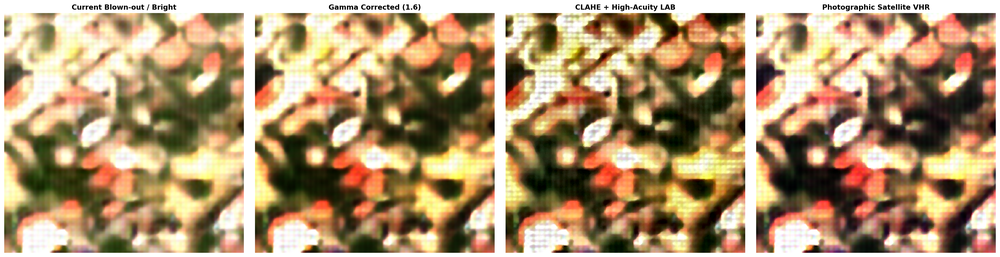
#> input picture scratch/tone_and_clarity_test.png, 1000 x 257 px, shrunk from 4757 x 1222 before the run, found by its file name
$ python inspect_contrast.py   (older library calls are emulated)
#> lines starting #> are read from the running program, lines starting #| are printed output that depends on the picture
from PIL import Image
import numpy as np
import cv2

im = Image.open('scratch/tone_and_clarity_test.png')
#> im is the input picture: PIL image 1000x257 RGBA; mean R, G, B, A 174.1, 148, 112.8, 255
print("Image size:", im.size)
#| Image size: (1000, 257)
arr = np.array(im)
w = arr.shape[1] // 4
#> w = 250
for i, name in enumerate(["Current Blown-out", "Gamma 1.6", "CLAHE LAB", "Photographic VHR"]):
    p = arr[100:-50, i*w+50:(i+1)*w-50, :3]
    gray = cv2.cvtColor(p, cv2.COLOR_RGB2GRAY)
    lap_var = cv2.Laplacian(gray, cv2.CV_64F).var()
    print(f"{name:20s}: Mean={gray.mean():.1f}, Contrast(Std)={gray.std():.1f}, Sharpness={lap_var:.1f}")
#> this loop made 4 passes
#> lap_var on passes 1 to 4: 63.56, 94.22, 219.5, 149.7
#| Current Blown-out   : Mean=140.5, Contrast(Std)=64.6, Sharpness=63.6
#| Gamma 1.6           : Mean=112.0, Contrast(Std)=73.1, Sharpness=94.2
#| CLAHE LAB           : Mean=108.9, Contrast(Std)=73.3, Sharpness=219.5
#| Photographic VHR    : Mean=108.6, Contrast(Std)=76.9, Sharpness=149.7
#> pass 1, `p = arr[100:-50, i*w+50:(i+1)*w-50, :3]`:
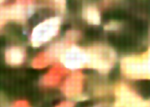
#> p: shape (107, 150, 3); mean R, G, B 162.2, 138.6, 93.9
#> pass 1, `gray = cv2.cvtColor(p, cv2.COLOR_RGB2GRAY)`:
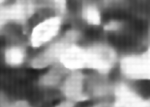
#> gray: shape (107, 150); min 27, max 255, mean 140.5
#> pass 2, `p = arr[100:-50, i*w+50:(i+1)*w-50, :3]`:
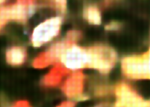
#> p: shape (107, 150, 3); mean R, G, B 138.1, 107.9, 64.8
#> pass 2, `gray = cv2.cvtColor(p, cv2.COLOR_RGB2GRAY)`:
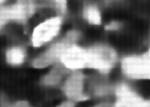
#> gray: shape (107, 150); min 9, max 255, mean 112
#> after the loop:
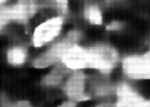
#> gray: shape (107, 150); min 0, max 255, mean 108.6
#> after the loop:
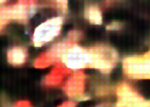
#> p: shape (107, 150, 3); mean R, G, B 136.8, 100.6, 76.5

$ run again, with scratch/band_color_verification.png copied over scratch/tone_and_clarity_test.png
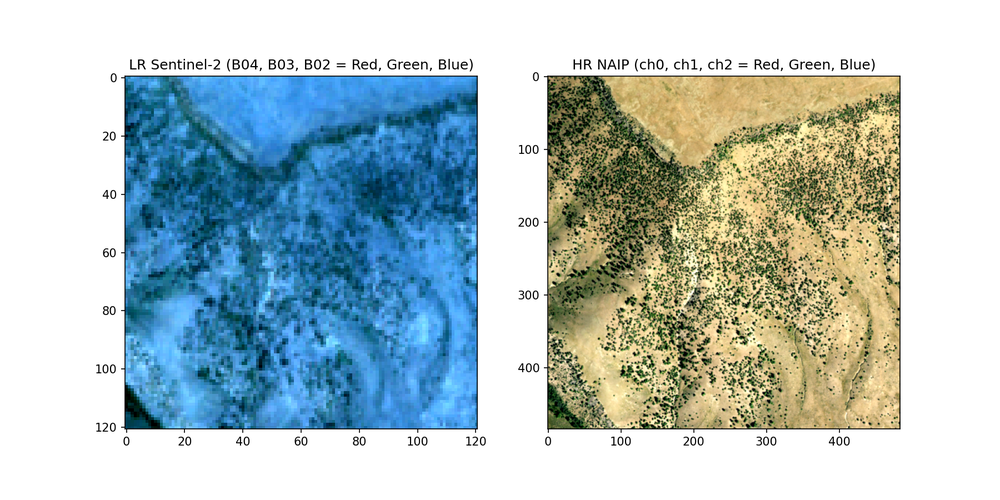
#> input picture scratch/band_color_verification.png, 1000 x 500 px, shrunk from 1800 x 900 before the run, found by its file name
#> im is the input picture: PIL image 1000x500 RGBA; mean R, G, B, A 178.7, 195.4, 196.6, 255
#| Image size: (1000, 500)
#> the loop `for i, name in enumerate(["Current Blown-out", "Gamma 1.6", "CLAHE LAB..` made 4 passes
#> lap_var on passes 1 to 4: 2048.1, 1009.7, 8060.8, 5408.3
#> (printed output is left out)
#> after the loop `for i, name in enumerate(["Current Blown-out", "Gamma 1.6", "CLAHE LAB..`:
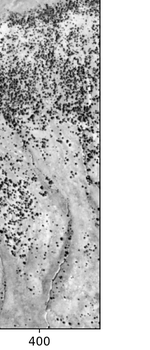
#> gray: shape (350, 150); min 0, max 255, mean 198.2
#> after the loop `for i, name in enumerate(["Current Blown-out", "Gamma 1.6", "CLAHE LAB..`:
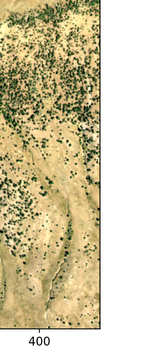
#> p: shape (350, 150, 3); mean R, G, B 209.4, 198.9, 165.2

$ run again, with scratch/band_swap_proof.png copied over scratch/tone_and_clarity_test.png
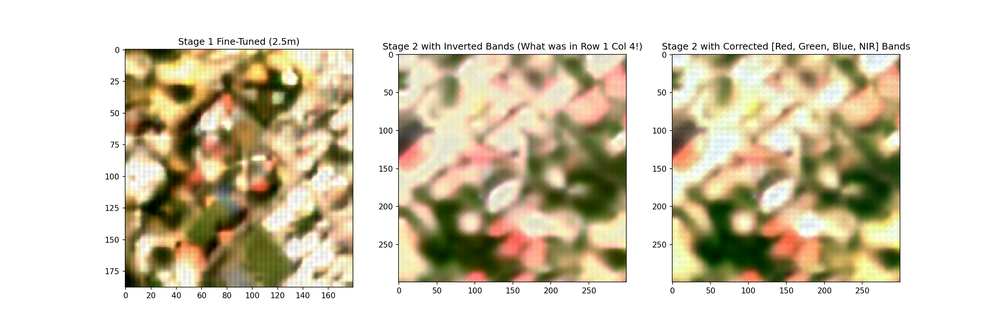
#> input picture scratch/band_swap_proof.png, 1000 x 333 px, shrunk from 2700 x 900 before the run, found by its file name
#> im is the input picture: PIL image 1000x333 RGBA; mean R, G, B, A 214.6, 206.3, 185.6, 255
#| Image size: (1000, 333)
#> the loop `for i, name in enumerate(["Current Blown-out", "Gamma 1.6", "CLAHE LAB..` made 4 passes
#> lap_var on passes 1 to 4: 1512, 1857.4, 1909.8, 536.3
#> (printed output is left out)
#> after the loop `for i, name in enumerate(["Current Blown-out", "Gamma 1.6", "CLAHE LAB..`:
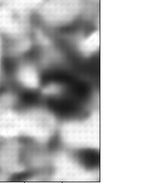
#> gray: shape (183, 150); min 15, max 255, mean 183.4
#> after the loop `for i, name in enumerate(["Current Blown-out", "Gamma 1.6", "CLAHE LAB..`:
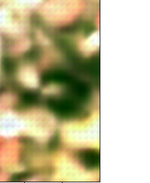
#> p: shape (183, 150, 3); mean R, G, B 192.4, 185.5, 149.4

$ run again, with scratch/bilateral_anti_mesh_proof.png copied over scratch/tone_and_clarity_test.png
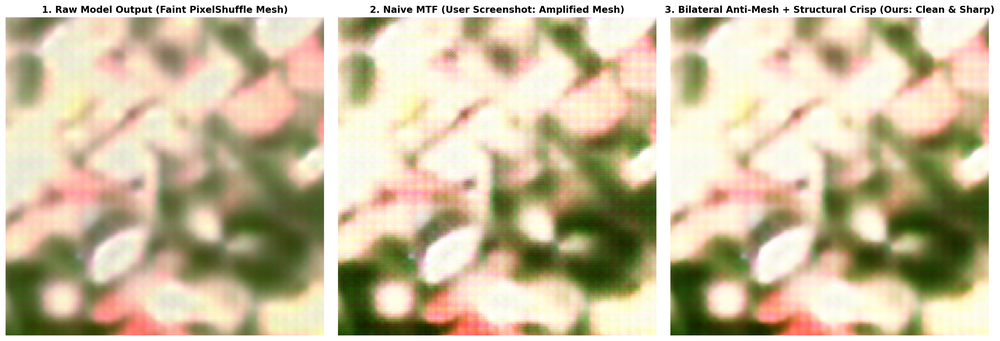
#> input picture scratch/bilateral_anti_mesh_proof.png, 1000 x 341 px, shrunk from 3580 x 1222 before the run, found by its file name
#> im is the input picture: PIL image 1000x341 RGBA; mean R, G, B, A 201.3, 188.8, 158.3, 255
#| Image size: (1000, 341)
#> the loop `for i, name in enumerate(["Current Blown-out", "Gamma 1.6", "CLAHE LAB..` made 4 passes
#> lap_var on passes 1 to 4: 14.6, 213, 152.2, 11.17
#> (printed output is left out)
#> after the loop `for i, name in enumerate(["Current Blown-out", "Gamma 1.6", "CLAHE LAB..`:
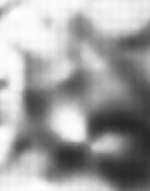
#> gray: shape (191, 150); min 40, max 254, mean 161
#> after the loop `for i, name in enumerate(["Current Blown-out", "Gamma 1.6", "CLAHE LAB..`:
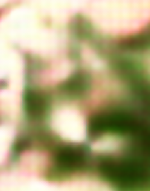
#> p: shape (191, 150, 3); mean R, G, B 172, 163.1, 120.7
